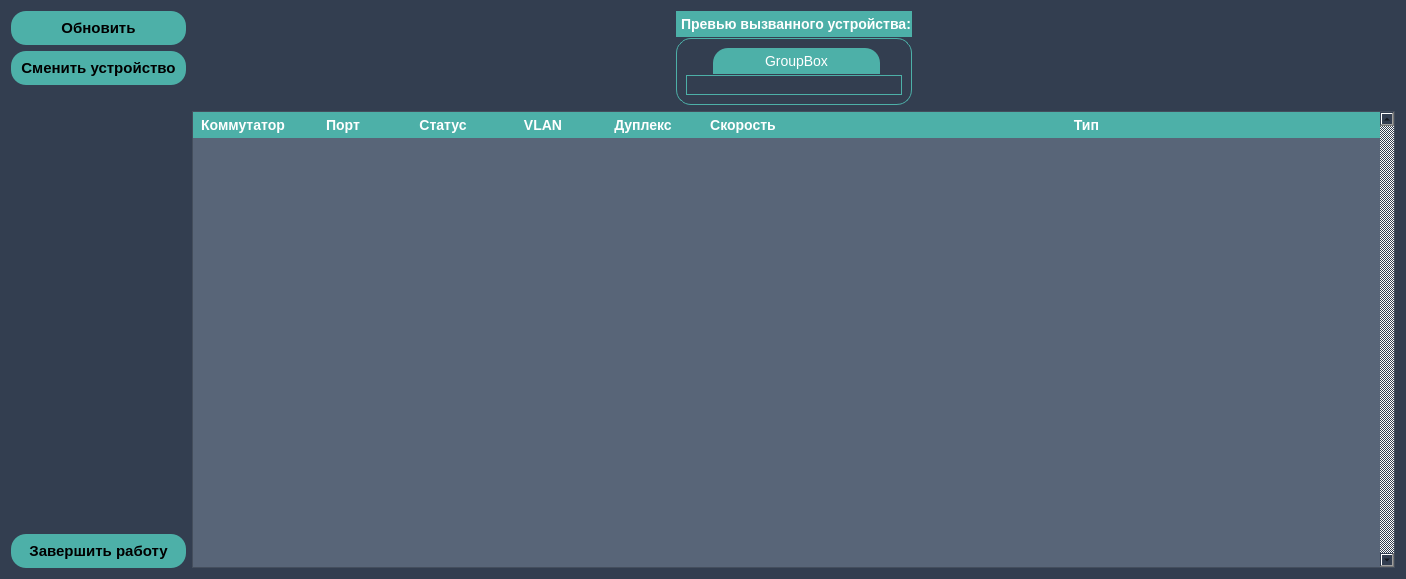
<?xml version="1.0" encoding="UTF-8"?>
<ui version="4.0">
 <class>Form</class>
 <widget class="QWidget" name="Form">
  <property name="geometry">
   <rect>
    <x>0</x>
    <y>0</y>
    <width>1406</width>
    <height>579</height>
   </rect>
  </property>
  <property name="sizePolicy">
   <sizepolicy hsizetype="Expanding" vsizetype="Expanding">
    <horstretch>0</horstretch>
    <verstretch>0</verstretch>
   </sizepolicy>
  </property>
  <property name="mouseTracking">
   <bool>true</bool>
  </property>
  <property name="windowTitle">
   <string>Form</string>
  </property>
  <property name="styleSheet">
   <string notr="true">QWidget {
	background-color:#333e50;
}

QPushButton {
	color:black;
	background-color:#4DB0A8;
	border:none;
	border-radius:15px;
	padding:8px 10px;
	font-family:arial;
	font-weight:bold;
	font-size:15px;
}

QPushButton:hover {
	color:white;
	cursor:PointingHand;
}

LANSocketLabel {
	background-color:#333e50;
}

LANSocketLabel:hover {
	border:3px solid #4DB0A8;
	border-radius:5px;
}

QGroupBox {
    border: 1px solid gray;
    border-color: #4DB0A8;
    margin-top: 27px;
    font-size: 14px;
    border-radius: 15px;
	background-color:#333e50;
}

QGroupBox::title {
    subcontrol-origin: margin;
    subcontrol-position: top center;
    border-top-left-radius: 15px;
    border-top-right-radius: 15px;
    padding: 5px 50px;
    background-color: #4DB0A8;
    color: rgb(255, 255, 255);
}

QTableView {
	color:white;
	background-color:#586578;
	selection-background-color:#4DB0A8;
	selection-color:white;
}

QHeaderView::section {
	border:3px solid #4DB0A8;
	color:white;
	font-size: 14px;
	font-weight:bold;
	background-color:#4DB0A8;
}

QTableView QTableCornerButton::section {
    background: #4DB0A8;
}

QTableView QScrollBar:vertical {
	border:none;
	border-radius:10px;
	width:10px;
}

QTableView QScrollBar::handle:vertical {
	border:1px solid #4DB0A8;
	background-color: #4DB0A8;
	border-radius:5px;
}

QTableView QScrollArea {
	background-color:#586578;
}</string>
  </property>
  <layout class="QHBoxLayout" name="horizontalLayout_2">
   <item>
    <layout class="QVBoxLayout" name="verticalLayout">
     <item>
      <widget class="QPushButton" name="refresh">
       <property name="cursor">
        <cursorShape>PointingHandCursor</cursorShape>
       </property>
       <property name="text">
        <string>Обновить</string>
       </property>
      </widget>
     </item>
     <item>
      <widget class="QPushButton" name="changeDevice">
       <property name="cursor">
        <cursorShape>PointingHandCursor</cursorShape>
       </property>
       <property name="text">
        <string>Сменить устройство</string>
       </property>
      </widget>
     </item>
     <item>
      <spacer name="verticalSpacer">
       <property name="orientation">
        <enum>Qt::Vertical</enum>
       </property>
       <property name="sizeHint" stdset="0">
        <size>
         <width>20</width>
         <height>40</height>
        </size>
       </property>
      </spacer>
     </item>
     <item>
      <widget class="QPushButton" name="exit">
       <property name="cursor">
        <cursorShape>PointingHandCursor</cursorShape>
       </property>
       <property name="text">
        <string>Завершить работу</string>
       </property>
      </widget>
     </item>
    </layout>
   </item>
   <item>
    <layout class="QVBoxLayout" name="verticalLayout_2">
     <item>
      <layout class="QHBoxLayout" name="horizontalLayout">
       <item>
        <spacer name="horizontalSpacer">
         <property name="orientation">
          <enum>Qt::Horizontal</enum>
         </property>
         <property name="sizeHint" stdset="0">
          <size>
           <width>40</width>
           <height>20</height>
          </size>
         </property>
        </spacer>
       </item>
       <item>
        <widget class="QGroupBox" name="groupBox">
         <property name="font">
          <font>
           <pointsize>-1</pointsize>
           <weight>75</weight>
           <bold>true</bold>
          </font>
         </property>
         <property name="cursor">
          <cursorShape>ArrowCursor</cursorShape>
         </property>
         <property name="mouseTracking">
          <bool>true</bool>
         </property>
         <property name="styleSheet">
          <string notr="true"/>
         </property>
         <property name="title">
          <string>Превью вызванного устройства:</string>
         </property>
         <property name="alignment">
          <set>Qt::AlignCenter</set>
         </property>
         <property name="flat">
          <bool>false</bool>
         </property>
         <property name="checkable">
          <bool>false</bool>
         </property>
         <layout class="QVBoxLayout" name="verticalLayout_3">
          <item>
           <widget class="QGroupBox" name="groupBox_2">
            <property name="styleSheet">
             <string notr="true"/>
            </property>
            <property name="title">
             <string>GroupBox</string>
            </property>
            <layout class="QHBoxLayout" name="horizontalLayout_3">
             <item>
              <layout class="QGridLayout" name="socketsPreview">
               <property name="sizeConstraint">
                <enum>QLayout::SetMinimumSize</enum>
               </property>
               <property name="spacing">
                <number>0</number>
               </property>
              </layout>
             </item>
            </layout>
           </widget>
          </item>
         </layout>
        </widget>
       </item>
       <item>
        <spacer name="horizontalSpacer_2">
         <property name="orientation">
          <enum>Qt::Horizontal</enum>
         </property>
         <property name="sizeHint" stdset="0">
          <size>
           <width>40</width>
           <height>20</height>
          </size>
         </property>
        </spacer>
       </item>
      </layout>
     </item>
     <item>
      <widget class="QTableWidget" name="lanSockets">
       <property name="sizePolicy">
        <sizepolicy hsizetype="Expanding" vsizetype="Expanding">
         <horstretch>0</horstretch>
         <verstretch>0</verstretch>
        </sizepolicy>
       </property>
       <property name="minimumSize">
        <size>
         <width>0</width>
         <height>0</height>
        </size>
       </property>
       <property name="styleSheet">
        <string notr="true"/>
       </property>
       <property name="verticalScrollBarPolicy">
        <enum>Qt::ScrollBarAlwaysOn</enum>
       </property>
       <property name="sizeAdjustPolicy">
        <enum>QAbstractScrollArea::AdjustToContents</enum>
       </property>
       <property name="editTriggers">
        <set>QAbstractItemView::NoEditTriggers</set>
       </property>
       <property name="selectionBehavior">
        <enum>QAbstractItemView::SelectRows</enum>
       </property>
       <property name="iconSize">
        <size>
         <width>32</width>
         <height>32</height>
        </size>
       </property>
       <property name="textElideMode">
        <enum>Qt::ElideMiddle</enum>
       </property>
       <property name="sortingEnabled">
        <bool>false</bool>
       </property>
       <property name="cornerButtonEnabled">
        <bool>false</bool>
       </property>
       <attribute name="horizontalHeaderCascadingSectionResizes">
        <bool>true</bool>
       </attribute>
       <attribute name="horizontalHeaderStretchLastSection">
        <bool>true</bool>
       </attribute>
       <column>
        <property name="text">
         <string>Коммутатор</string>
        </property>
       </column>
       <column>
        <property name="text">
         <string>Порт</string>
        </property>
       </column>
       <column>
        <property name="text">
         <string>Статус</string>
        </property>
       </column>
       <column>
        <property name="text">
         <string>VLAN</string>
        </property>
       </column>
       <column>
        <property name="text">
         <string>Дуплекс</string>
        </property>
       </column>
       <column>
        <property name="text">
         <string>Скорость</string>
        </property>
       </column>
       <column>
        <property name="text">
         <string>Тип</string>
        </property>
       </column>
      </widget>
     </item>
    </layout>
   </item>
  </layout>
 </widget>
 <resources/>
 <connections/>
</ui>
